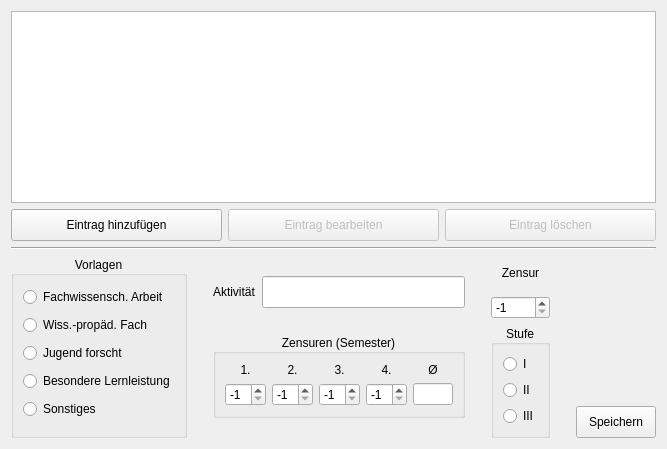
       <widget class="QWidget" name="tab2ScientificWork">
        <attribute name="title">
         <string>2 Fachwissenschaftliches Arbeiten</string>
        </attribute>
        <layout class="QVBoxLayout" name="verticalLayout_12">
         <item>
          <widget class="QTableView" name="tab2_tblActivities"/>
         </item>
         <item>
          <layout class="QHBoxLayout" name="tab2_horizontalLayout_1">
           <item>
            <widget class="QPushButton" name="tab2_btnAddEntry">
             <property name="minimumSize">
              <size>
               <width>0</width>
               <height>32</height>
              </size>
             </property>
             <property name="text">
              <string>Eintrag hinzufügen</string>
             </property>
            </widget>
           </item>
           <item>
            <widget class="QPushButton" name="tab2_btnEditEntry">
             <property name="enabled">
              <bool>false</bool>
             </property>
             <property name="minimumSize">
              <size>
               <width>0</width>
               <height>32</height>
              </size>
             </property>
             <property name="text">
              <string>Eintrag bearbeiten</string>
             </property>
            </widget>
           </item>
           <item>
            <widget class="QPushButton" name="tab2_btnRemoveEntry">
             <property name="enabled">
              <bool>false</bool>
             </property>
             <property name="minimumSize">
              <size>
               <width>0</width>
               <height>32</height>
              </size>
             </property>
             <property name="text">
              <string>Eintrag löschen</string>
             </property>
            </widget>
           </item>
          </layout>
         </item>
         <item>
          <widget class="Line" name="tab2_line_1">
           <property name="orientation">
            <enum>Qt::Horizontal</enum>
           </property>
          </widget>
         </item>
         <item>
          <layout class="QHBoxLayout" name="tab2horizontalLayout_2">
           <item>
            <widget class="QGroupBox" name="tab2_gbTemplates">
             <property name="title">
              <string>Vorlagen</string>
             </property>
             <property name="alignment">
              <set>Qt::AlignCenter</set>
             </property>
             <layout class="QVBoxLayout" name="verticalLayout_4">
              <item>
               <widget class="QRadioButton" name="tab2_rbFachwissArbeit">
                <property name="text">
                 <string>Fachwissensch. Arbeit</string>
                </property>
               </widget>
              </item>
              <item>
               <widget class="QRadioButton" name="tab2_rbWissPropFach">
                <property name="text">
                 <string>Wiss.-propäd. Fach</string>
                </property>
               </widget>
              </item>
              <item>
               <widget class="QRadioButton" name="tab2_rbJugendForscht">
                <property name="text">
                 <string>Jugend forscht</string>
                </property>
               </widget>
              </item>
              <item>
               <widget class="QRadioButton" name="tab2_rbBesondereLernleistung">
                <property name="text">
                 <string>Besondere Lernleistung</string>
                </property>
               </widget>
              </item>
              <item>
               <widget class="QRadioButton" name="tab2_rbSonstiges">
                <property name="text">
                 <string>Sonstiges</string>
                </property>
               </widget>
              </item>
             </layout>
            </widget>
           </item>
           <item>
            <spacer name="tab2_horizontalSpacer_1">
             <property name="orientation">
              <enum>Qt::Horizontal</enum>
             </property>
             <property name="sizeType">
              <enum>QSizePolicy::Preferred</enum>
             </property>
             <property name="sizeHint" stdset="0">
              <size>
               <width>20</width>
               <height>20</height>
              </size>
             </property>
            </spacer>
           </item>
           <item>
            <layout class="QVBoxLayout" name="tab2_verticalLayout_1">
             <item>
              <spacer name="tab2_verticalSpacer_2">
               <property name="orientation">
                <enum>Qt::Vertical</enum>
               </property>
               <property name="sizeType">
                <enum>QSizePolicy::Expanding</enum>
               </property>
               <property name="sizeHint" stdset="0">
                <size>
                 <width>20</width>
                 <height>20</height>
                </size>
               </property>
              </spacer>
             </item>
             <item>
              <layout class="QHBoxLayout" name="tab2_horizontalLayout_3">
               <item>
                <widget class="QLabel" name="tab2_lblActivity">
                 <property name="text">
                  <string>Aktivität</string>
                 </property>
                </widget>
               </item>
               <item>
                <widget class="QLineEdit" name="tab2_leActivity">
                 <property name="minimumSize">
                  <size>
                   <width>0</width>
                   <height>32</height>
                  </size>
                 </property>
                </widget>
               </item>
              </layout>
             </item>
             <item>
              <spacer name="tab2_verticalSpacer_3">
               <property name="orientation">
                <enum>Qt::Vertical</enum>
               </property>
               <property name="sizeType">
                <enum>QSizePolicy::Expanding</enum>
               </property>
               <property name="sizeHint" stdset="0">
                <size>
                 <width>20</width>
                 <height>20</height>
                </size>
               </property>
              </spacer>
             </item>
             <item>
              <widget class="QGroupBox" name="tab2_gbGrades">
               <property name="sizePolicy">
                <sizepolicy hsizetype="Expanding" vsizetype="Preferred">
                 <horstretch>0</horstretch>
                 <verstretch>0</verstretch>
                </sizepolicy>
               </property>
               <property name="title">
                <string>Zensuren (Semester)</string>
               </property>
               <property name="alignment">
                <set>Qt::AlignCenter</set>
               </property>
               <layout class="QVBoxLayout" name="verticalLayout_11">
                <item>
                 <layout class="QGridLayout" name="tab2_gridLayout_1">
                  <item row="0" column="1">
                   <widget class="QLabel" name="tab2_lblSubjectSemester2">
                    <property name="text">
                     <string>2.</string>
                    </property>
                    <property name="alignment">
                     <set>Qt::AlignCenter</set>
                    </property>
                   </widget>
                  </item>
                  <item row="1" column="3">
                   <widget class="QSpinBox" name="tab2_sbSubjectGrade4">
                    <property name="minimum">
                     <number>-1</number>
                    </property>
                    <property name="maximum">
                     <number>15</number>
                    </property>
                    <property name="value">
                     <number>-1</number>
                    </property>
                   </widget>
                  </item>
                  <item row="1" column="4">
                   <widget class="QLineEdit" name="tab2_leSubjectAvg">
                    <property name="sizePolicy">
                     <sizepolicy hsizetype="Minimum" vsizetype="Fixed">
                      <horstretch>0</horstretch>
                      <verstretch>0</verstretch>
                     </sizepolicy>
                    </property>
                    <property name="maximumSize">
                     <size>
                      <width>40</width>
                      <height>16777215</height>
                     </size>
                    </property>
                    <property name="focusPolicy">
                     <enum>Qt::NoFocus</enum>
                    </property>
                   </widget>
                  </item>
                  <item row="0" column="0">
                   <widget class="QLabel" name="tab2_lblSubjectSemester1">
                    <property name="text">
                     <string>1.</string>
                    </property>
                    <property name="alignment">
                     <set>Qt::AlignCenter</set>
                    </property>
                   </widget>
                  </item>
                  <item row="0" column="3">
                   <widget class="QLabel" name="tab2_lblSubjectSemester4">
                    <property name="text">
                     <string>4.</string>
                    </property>
                    <property name="alignment">
                     <set>Qt::AlignCenter</set>
                    </property>
                   </widget>
                  </item>
                  <item row="1" column="2">
                   <widget class="QSpinBox" name="tab2_sbSubjectGrade3">
                    <property name="minimum">
                     <number>-1</number>
                    </property>
                    <property name="maximum">
                     <number>15</number>
                    </property>
                    <property name="value">
                     <number>-1</number>
                    </property>
                   </widget>
                  </item>
                  <item row="0" column="4">
                   <widget class="QLabel" name="tab2_lblSubjectAvg">
                    <property name="sizePolicy">
                     <sizepolicy hsizetype="Minimum" vsizetype="Preferred">
                      <horstretch>0</horstretch>
                      <verstretch>0</verstretch>
                     </sizepolicy>
                    </property>
                    <property name="text">
                     <string>Ø</string>
                    </property>
                    <property name="alignment">
                     <set>Qt::AlignCenter</set>
                    </property>
                   </widget>
                  </item>
                  <item row="1" column="0">
                   <widget class="QSpinBox" name="tab2_sbSubjectGrade1">
                    <property name="minimum">
                     <number>-1</number>
                    </property>
                    <property name="maximum">
                     <number>15</number>
                    </property>
                    <property name="value">
                     <number>-1</number>
                    </property>
                   </widget>
                  </item>
                  <item row="1" column="1">
                   <widget class="QSpinBox" name="tab2_sbSubjectGrade2">
                    <property name="minimum">
                     <number>-1</number>
                    </property>
                    <property name="maximum">
                     <number>15</number>
                    </property>
                    <property name="value">
                     <number>-1</number>
                    </property>
                   </widget>
                  </item>
                  <item row="0" column="2">
                   <widget class="QLabel" name="tab2_lblSubjectSemester3">
                    <property name="text">
                     <string>3.</string>
                    </property>
                    <property name="alignment">
                     <set>Qt::AlignCenter</set>
                    </property>
                   </widget>
                  </item>
                 </layout>
                </item>
               </layout>
              </widget>
             </item>
             <item>
              <spacer name="tab2_verticalSpacer_1">
               <property name="orientation">
                <enum>Qt::Vertical</enum>
               </property>
               <property name="sizeType">
                <enum>QSizePolicy::Expanding</enum>
               </property>
               <property name="sizeHint" stdset="0">
                <size>
                 <width>20</width>
                 <height>20</height>
                </size>
               </property>
              </spacer>
             </item>
            </layout>
           </item>
           <item>
            <spacer name="tab2_horizontalSpacer_2">
             <property name="orientation">
              <enum>Qt::Horizontal</enum>
             </property>
             <property name="sizeType">
              <enum>QSizePolicy::Preferred</enum>
             </property>
             <property name="sizeHint" stdset="0">
              <size>
               <width>20</width>
               <height>20</height>
              </size>
             </property>
            </spacer>
           </item>
           <item>
            <layout class="QVBoxLayout" name="tab2_verticalLayout_2">
             <item>
              <layout class="QVBoxLayout" name="tab2_verticalLayout_4">
               <item>
                <widget class="QLabel" name="tab2_lblGrade">
                 <property name="text">
                  <string>Zensur</string>
                 </property>
                 <property name="alignment">
                  <set>Qt::AlignCenter</set>
                 </property>
                </widget>
               </item>
               <item>
                <widget class="QSpinBox" name="tab2_sbGrade">
                 <property name="minimum">
                  <number>-1</number>
                 </property>
                 <property name="maximum">
                  <number>15</number>
                 </property>
                 <property name="value">
                  <number>-1</number>
                 </property>
                </widget>
               </item>
              </layout>
             </item>
             <item>
              <widget class="QGroupBox" name="tab2_gb_Level">
               <property name="title">
                <string>Stufe</string>
               </property>
               <property name="alignment">
                <set>Qt::AlignCenter</set>
               </property>
               <layout class="QVBoxLayout" name="verticalLayout_6">
                <item>
                 <widget class="QRadioButton" name="tab2_rbLevel1">
                  <property name="text">
                   <string>I</string>
                  </property>
                 </widget>
                </item>
                <item>
                 <widget class="QRadioButton" name="tab2_rbLevel2">
                  <property name="text">
                   <string>II</string>
                  </property>
                 </widget>
                </item>
                <item>
                 <widget class="QRadioButton" name="tab2_rbLevel3">
                  <property name="text">
                   <string>III</string>
                  </property>
                 </widget>
                </item>
               </layout>
              </widget>
             </item>
            </layout>
           </item>
           <item>
            <spacer name="tab2_horizontalSpacer_3">
             <property name="orientation">
              <enum>Qt::Horizontal</enum>
             </property>
             <property name="sizeType">
              <enum>QSizePolicy::Preferred</enum>
             </property>
             <property name="sizeHint" stdset="0">
              <size>
               <width>20</width>
               <height>20</height>
              </size>
             </property>
            </spacer>
           </item>
           <item>
            <layout class="QVBoxLayout" name="tab2_verticalLayout_3">
             <item>
              <spacer name="tab2_verticalSpacer_4">
               <property name="orientation">
                <enum>Qt::Vertical</enum>
               </property>
               <property name="sizeHint" stdset="0">
                <size>
                 <width>20</width>
                 <height>40</height>
                </size>
               </property>
              </spacer>
             </item>
             <item>
              <widget class="QPushButton" name="tab2_btnSave">
               <property name="minimumSize">
                <size>
                 <width>0</width>
                 <height>32</height>
                </size>
               </property>
               <property name="text">
                <string>Speichern</string>
               </property>
              </widget>
             </item>
            </layout>
           </item>
          </layout>
         </item>
        </layout>
       </widget>
